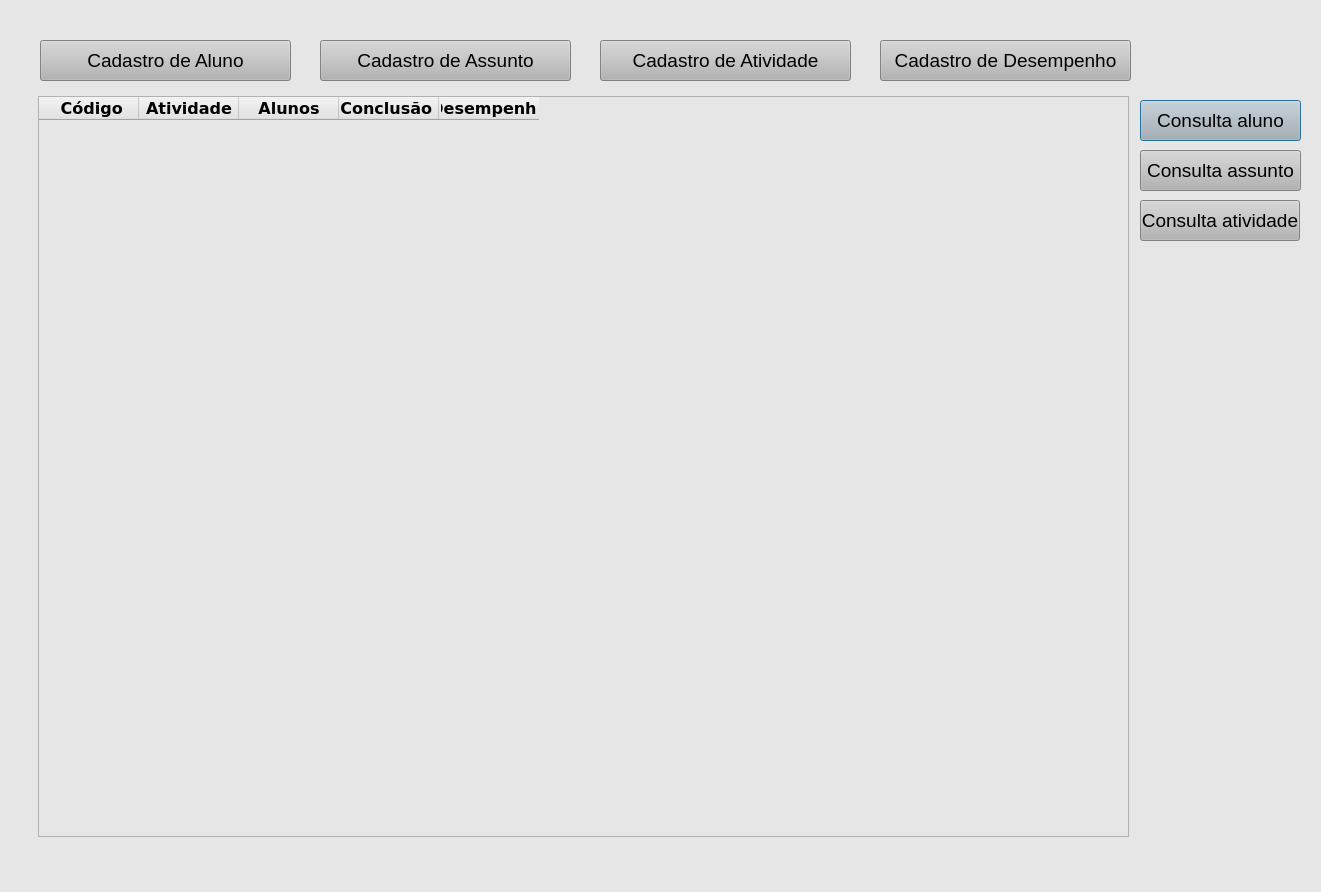
<?xml version="1.0" encoding="UTF-8"?>
<ui version="4.0">
 <class>Dialog</class>
 <widget class="QDialog" name="Dialog">
  <property name="geometry">
   <rect>
    <x>0</x>
    <y>0</y>
    <width>1321</width>
    <height>892</height>
   </rect>
  </property>
  <property name="windowTitle">
   <string>Home</string>
  </property>
  <property name="styleSheet">
   <string notr="true">background-color: rgb(230, 230, 230);</string>
  </property>
  <widget class="QPushButton" name="Bt_Consultar_Aluno">
   <property name="geometry">
    <rect>
     <x>1140</x>
     <y>100</y>
     <width>161</width>
     <height>41</height>
    </rect>
   </property>
   <property name="font">
    <font>
     <pointsize>14</pointsize>
    </font>
   </property>
   <property name="styleSheet">
    <string notr="true">background-color: rgb(180, 180, 180);</string>
   </property>
   <property name="text">
    <string>Consulta aluno</string>
   </property>
  </widget>
  <widget class="QPushButton" name="Bt_Consultar_Assunto">
   <property name="geometry">
    <rect>
     <x>1140</x>
     <y>150</y>
     <width>161</width>
     <height>41</height>
    </rect>
   </property>
   <property name="font">
    <font>
     <pointsize>14</pointsize>
    </font>
   </property>
   <property name="styleSheet">
    <string notr="true">background-color: rgb(180, 180, 180);</string>
   </property>
   <property name="text">
    <string>Consulta assunto</string>
   </property>
  </widget>
  <widget class="QPushButton" name="Bt_Consultar_Atividade">
   <property name="geometry">
    <rect>
     <x>1140</x>
     <y>200</y>
     <width>160</width>
     <height>41</height>
    </rect>
   </property>
   <property name="font">
    <font>
     <pointsize>14</pointsize>
    </font>
   </property>
   <property name="styleSheet">
    <string notr="true">background-color: rgb(180, 180, 180);</string>
   </property>
   <property name="text">
    <string>Consulta atividade</string>
   </property>
  </widget>
  <widget class="QTableWidget" name="tabela">
   <property name="geometry">
    <rect>
     <x>38</x>
     <y>96</y>
     <width>1091</width>
     <height>741</height>
    </rect>
   </property>
   <property name="styleSheet">
    <string notr="true">font: 75 11pt &quot;Verdana&quot;;</string>
   </property>
   <property name="sizeAdjustPolicy">
    <enum>QAbstractScrollArea::AdjustToContents</enum>
   </property>
   <property name="editTriggers">
    <set>QAbstractItemView::NoEditTriggers</set>
   </property>
   <property name="selectionMode">
    <enum>QAbstractItemView::SingleSelection</enum>
   </property>
   <property name="selectionBehavior">
    <enum>QAbstractItemView::SelectRows</enum>
   </property>
   <attribute name="verticalHeaderVisible">
    <bool>false</bool>
   </attribute>
   <column>
    <property name="text">
     <string> Código</string>
    </property>
    <property name="font">
     <font>
      <family>Verdana</family>
      <pointsize>12</pointsize>
      <weight>75</weight>
      <bold>true</bold>
     </font>
    </property>
   </column>
   <column>
    <property name="text">
     <string>Atividade</string>
    </property>
    <property name="font">
     <font>
      <family>Verdana</family>
      <pointsize>12</pointsize>
      <weight>75</weight>
      <bold>true</bold>
     </font>
    </property>
   </column>
   <column>
    <property name="text">
     <string> Alunos </string>
    </property>
    <property name="font">
     <font>
      <family>Verdana</family>
      <pointsize>12</pointsize>
      <weight>75</weight>
      <bold>true</bold>
     </font>
    </property>
   </column>
   <column>
    <property name="text">
     <string>Conclusão </string>
    </property>
    <property name="font">
     <font>
      <family>Verdana</family>
      <pointsize>12</pointsize>
      <weight>75</weight>
      <bold>true</bold>
     </font>
    </property>
   </column>
   <column>
    <property name="text">
     <string>Desempenho</string>
    </property>
    <property name="font">
     <font>
      <family>Verdana</family>
      <pointsize>12</pointsize>
      <weight>75</weight>
      <bold>true</bold>
     </font>
    </property>
   </column>
  </widget>
  <widget class="QPushButton" name="Bt_CadastroAssunto">
   <property name="geometry">
    <rect>
     <x>320</x>
     <y>40</y>
     <width>251</width>
     <height>41</height>
    </rect>
   </property>
   <property name="font">
    <font>
     <pointsize>14</pointsize>
    </font>
   </property>
   <property name="styleSheet">
    <string notr="true">background-color: rgb(180, 180, 180);</string>
   </property>
   <property name="text">
    <string>Cadastro de Assunto</string>
   </property>
  </widget>
  <widget class="QPushButton" name="Bt_CadastroAtividade">
   <property name="geometry">
    <rect>
     <x>600</x>
     <y>40</y>
     <width>251</width>
     <height>41</height>
    </rect>
   </property>
   <property name="maximumSize">
    <size>
     <width>351</width>
     <height>16777215</height>
    </size>
   </property>
   <property name="font">
    <font>
     <pointsize>14</pointsize>
    </font>
   </property>
   <property name="styleSheet">
    <string notr="true">background-color: rgb(180, 180, 180);</string>
   </property>
   <property name="text">
    <string>Cadastro de Atividade</string>
   </property>
  </widget>
  <widget class="QPushButton" name="Bt_CadastroDesempenho">
   <property name="geometry">
    <rect>
     <x>880</x>
     <y>40</y>
     <width>251</width>
     <height>41</height>
    </rect>
   </property>
   <property name="maximumSize">
    <size>
     <width>351</width>
     <height>16777215</height>
    </size>
   </property>
   <property name="font">
    <font>
     <pointsize>14</pointsize>
    </font>
   </property>
   <property name="styleSheet">
    <string notr="true">background-color: rgb(180, 180, 180);</string>
   </property>
   <property name="text">
    <string>Cadastro de Desempenho</string>
   </property>
  </widget>
  <widget class="QPushButton" name="Bt_CadastroAluno">
   <property name="geometry">
    <rect>
     <x>40</x>
     <y>40</y>
     <width>251</width>
     <height>41</height>
    </rect>
   </property>
   <property name="font">
    <font>
     <pointsize>14</pointsize>
    </font>
   </property>
   <property name="styleSheet">
    <string notr="true">background-color: rgb(180, 180, 180);</string>
   </property>
   <property name="text">
    <string>Cadastro de Aluno</string>
   </property>
  </widget>
 </widget>
 <resources/>
 <connections/>
</ui>
